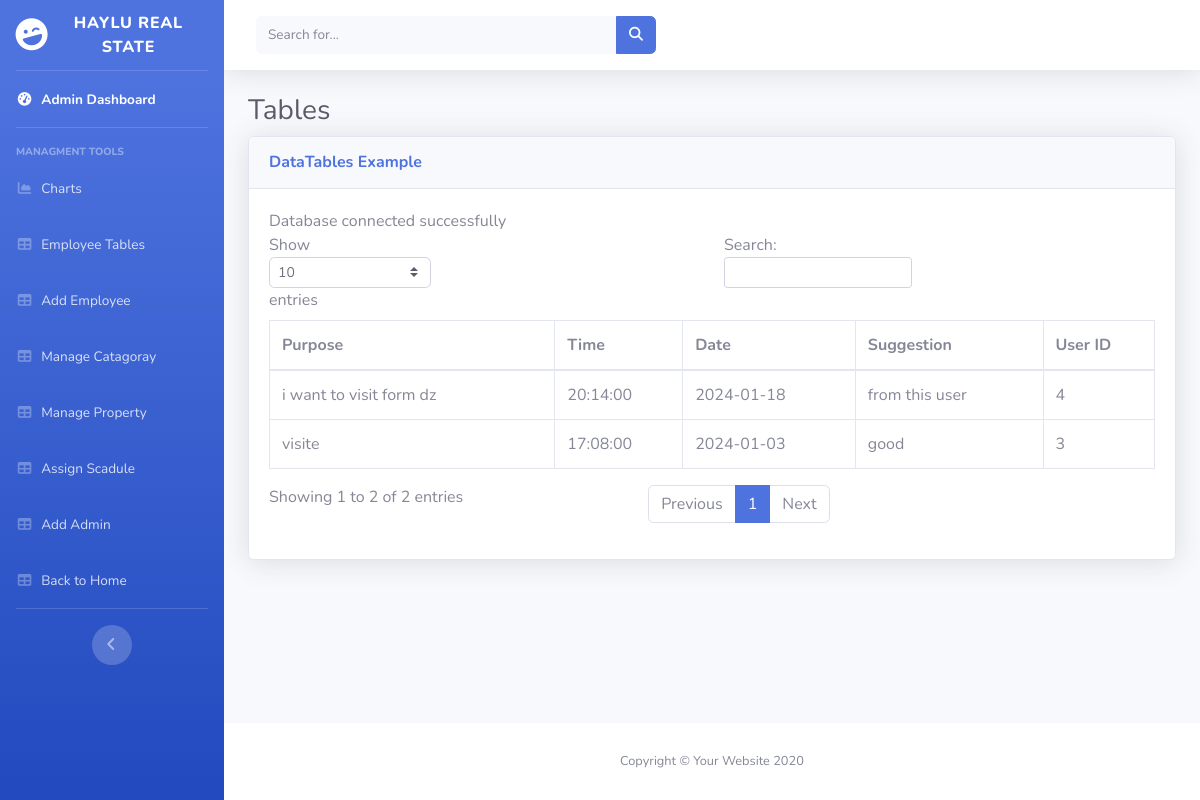
/admins/appointmentRequest.php, run on the app's committed database.
### tables this page shows
CREATE TABLE `appointment` (
  `AP_ID` int(11) NOT NULL,
  `AP_PUROPSE` varchar(255) DEFAULT NULL,
  `AP_SUGESSTION` varchar(100) DEFAULT NULL,
  `AP_APPROVED` varchar(4) DEFAULT NULL CHECK (`AP_APPROVED` = 'TRUE' or `AP_APPROVED` = 'FALSE'),
  `AP_TIME` time DEFAULT NULL,
  `AP_DATE` date DEFAULT NULL,
  `US_ID` int(11) DEFAULT NULL
);

### admins/appointmentRequest.php (the view, shortened to what this page needs)
<?php require "header.php"; ?>
<div id="wrapper">
  <ul class="navbar-nav bg-gradient-primary sidebar sidebar-dark accordion" id="accordionSidebar">
    <a class="sidebar-brand d-flex align-items-center justify-content-center" href="index.php">
      <div class="sidebar-brand-icon rotate-n-15">
        <i class="fas fa-laugh-wink"></i>
      </div>
      <div class="sidebar-brand-text mx-3">Haylu real state</div>
    </a>
    <hr class="sidebar-divider my-0" />
    <li class="nav-item active">
      <a class="nav-link" href="index.php">
        <i class="fas fa-fw fa-tachometer-alt"></i>
        <span>Admin Dashboard</span></a>
    </li>
    <hr class="sidebar-divider" />
    <div class="sidebar-heading">Managment Tools</div>
    <li class="nav-item">
      <a class="nav-link" href="charts.php">
        <i class="fas fa-fw fa-chart-area"></i>
        <span>Charts</span></a>
    </li>
    <li class="nav-item">
      <a class="nav-link" href="tables.php">
        <i class="fas fa-fw fa-table"></i>
        <span>Employee Tables</span></a>
    </li>
    <li class="nav-item">
      <a class="nav-link" href="addEmp.php">
        <i class="fas fa-fw fa-table"></i>
        <span>Add Employee</span></a>
    </li>
    <li class="nav-item">
      <a class="nav-link" href="addCategory.php">
        <i class="fas fa-fw fa-table"></i>
        <span>Manage Catagoray</span></a>
    <li class="nav-item">
      <a class="nav-link" href="addProperty.php">
        <i class="fas fa-fw fa-table"></i>
        <span>Manage Property</span></a>
    </li>
    </li>
    <li class="nav-item">
      <a class="nav-link" href="scadule.php">
        <i class="fas fa-fw fa-table"></i>
        <span>Assign Scadule</span></a>
    </li>
    <li class="nav-item">
<a class="nav-link" href="addAdmin.php">
    <i class="fas fa-fw fa-table"></i>
    <span>Add Admin</span></a>
</li>
    <li class="nav-item">
        <a class="nav-link" href="../index.php">
          <i class="fas fa-fw fa-table"></i>
          <span>Back to Home</span></a>
      </li>
    <hr class="sidebar-divider d-none d-md-block" />
    <div class="text-center d-none d-md-inline">
      <button class="rounded-circle border-0" id="sidebarToggle"></button>
    </div>
  </ul>
  <div id="content-wrapper" class="d-flex flex-column">
    <div id="content">
      <nav class="navbar navbar-expand navbar-light bg-white topbar mb-4 static-top shadow">
        <form class="d-none d-sm-inline-block form-inline mr-auto ml-md-3 my-2 my-md-0 mw-100 navbar-search">
          <div class="input-group">
            <input type="text" class="form-control bg-light border-0 small" placeholder="Search for..."
              aria-label="Search" aria-describedby="basic-addon2" />
            <div class="input-group-append">
              <button class="btn btn-primary" type="button">
                <i class="fas fa-search fa-sm"></i>
              </button>
            </div>
          </div>
        </form>
      </nav>
      <div class="container-fluid">
        <h1 class="h3 mb-2 text-gray-800">Tables</h1>
        <div class="card shadow mb-4">
          <div class="card-header py-3">
            <h6 class="m-0 font-weight-bold text-primary">
              DataTables Example
            </h6>
          </div>
          <div class="card-body">
          <?php
                include '../config/config.php';
                ?>
      <?php
$sql = "SELECT AP_PUROPSE, AP_TIME, AP_DATE, AP_SUGESSTION, US_ID FROM appointment";
$result = mysqli_query($conn, $sql);
$appointments = [];
while ($row = mysqli_fetch_assoc($result)) {
  $appointments[] = $row;
}
?>
<div class="table-responsive">
  <table class="table table-bordered" id="dataTable" width="100%" cellspacing="0">
    <thead>
      <tr>
        <th>Purpose</th>
        <th>Time</th>
        <th>Date</th>
        <th>Suggestion</th>
        <th>User ID</th>
      </tr>
    </thead>
    <tbody>
      <?php foreach ($appointments as $appointment): ?>
        <tr>
          <td><?= $appointment['AP_PUROPSE']; ?></td>
          <td><?= $appointment['AP_TIME']; ?></td>
          <td><?= $appointment['AP_DATE']; ?></td>
          <td><?= $appointment['AP_SUGESSTION']; ?></td>
          <td><?= $appointment['US_ID']; ?></td>
        </tr>
      <?php endforeach; ?>
    </tbody>
  </table>
</div>
          </div>
        </div>
      </div>
    </div>
    <footer class="sticky-footer bg-white">
      <div class="container my-auto">
        <div class="copyright text-center my-auto">
          <span>Copyright &copy; Your Website 2020</span>
        </div>
      </div>
    </footer>
  </div>
</div>
</body>
</html>

### css/emp.css (style rules this page uses)
* { margin: 0; padding: 0; box-sizing: border-box; }
body { font-family: 'Inter', sans-serif; }

### data on the page
appointment: AP_PUROPSE "visite", AP_TIME "17:08:00", AP_DATE "2024-01-03", AP_SUGESSTION "good", US_ID "3"
appointment: AP_PUROPSE "i want to visit form dz", AP_TIME "20:14:00", AP_DATE "2024-01-18", AP_SUGESSTION "from this user", US_ID "4"
